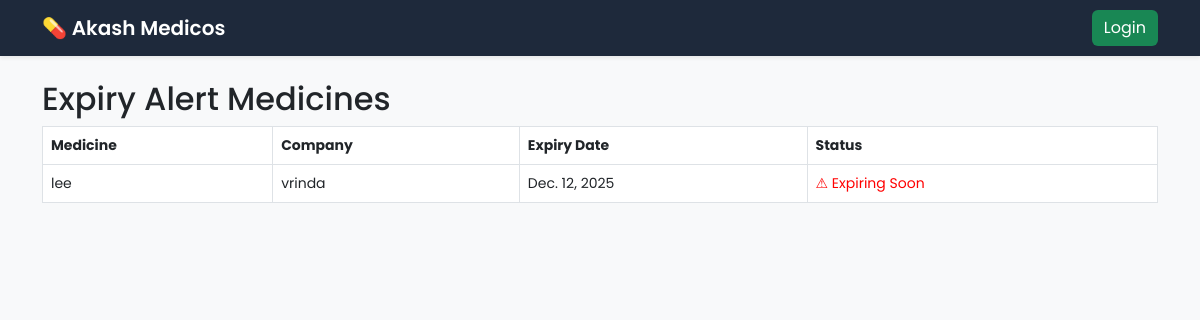
The app's page /reports/expiry_alert/ with its own data.
### medicines/models.py (models this page shows, shortened)
class Medicine(models.Model):
    name = models.CharField(max_length=100)
    company = models.ForeignKey(Company, on_delete=models.CASCADE)
    price = models.FloatField()
    quantity = models.IntegerField()
    expiry_date = models.DateField()
    gst = models.FloatField(default=0)

class Company(models.Model):
    name = models.CharField(max_length=100)
    phone = models.CharField(max_length=15)
    address = models.TextField()

### medicines/views.py (the view)
# urls.py: path('reports/expiry_alert/', views.expiry_alert, name='expiry_alert'),
def expiry_alert(request):
    today = date.today()
    alert_date = today + timedelta(days=30)
    medicines = Medicine.objects.filter(expiry_date__lte=alert_date)
    return render(request, 'reports/expiry_alert.html', {
        'medicines': medicines
    })

### templates/reports/expiry_alert.html
{% extends 'base.html' %}
{% block content %}
<h2>Expiry Alert Medicines</h2>
<table class="table table-bordered">
<tr>
<th>Medicine</th>
<th>Company</th>
<th>Expiry Date</th>
<th>Status</th>
</tr>
{% for medicine in medicines %}
<tr>
<td>{{ medicine.name }}</td>
<td>{{ medicine.company.name }}</td>
<td>{{ medicine.expiry_date }}</td>
<td style="color:red;">⚠ Expiring Soon</td>
</tr>
{% empty %}
<tr>
<td colspan="4">No medicines expiring soon</td>
</tr>
{% endfor %}
</table>
{% endblock %}

### templates/base.html (style rules this page uses)
body { background: #f8f9fa; font-family: 'Poppins', sans-serif; }
.table th { font-size: 14px; }
.table td { font-size: 14px; }

### records on screen
Medicine: name "lee", company.name "vrinda", expiry_date "Dec. 12, 2025"
